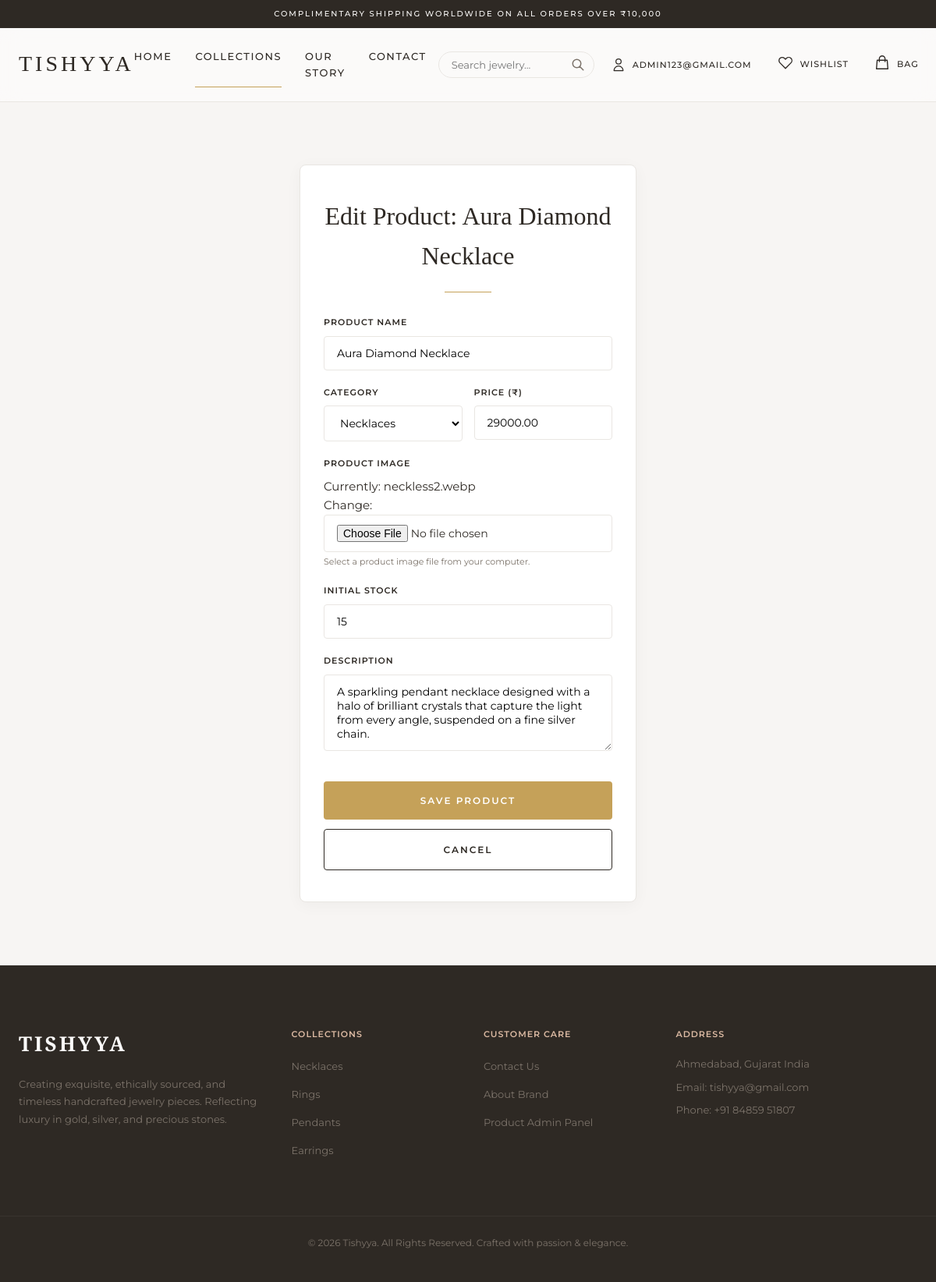
Page /products/manage/edit/25/ (signed in) on the committed database.
### shop/models.py (models this page shows, shortened)
class Product(models.Model):
    CATEGORY_CHOICES = [
        ('Necklaces', 'Necklaces'),
        ('Rings', 'Rings'),
        ('Pendants', 'Pendants'),
        ('Earrings', 'Earrings'),
    ]
    name = models.CharField(max_length=255)
    description = models.TextField()
    price = models.DecimalField(max_digits=10, decimal_places=2)
    image = models.ImageField(upload_to='', default='1-Necklace-RG.webp', help_text="Upload product image")
    category = models.CharField(max_length=50, choices=CATEGORY_CHOICES, default='Necklaces')
    stock = models.IntegerField(default=10)
    created_at = models.DateTimeField(auto_now_add=True)

### shop/views.py (the view)
# urls.py: path('products/manage/edit/<int:pk>/', views.edit_product, name='edit_product'),
@user_passes_test(lambda u: u.is_superuser, login_url='login')
def edit_product(request, pk):
    product = get_object_or_404(Product, pk=pk)
    if request.method == 'POST':
        form = ProductForm(request.POST, request.FILES, instance=product)
        if form.is_valid():
            form.save()
            messages.success(request, f"Product '{product.name}' was successfully updated.")
            return redirect('manage_products')
    else:
        form = ProductForm(instance=product)
    return render(request, 'shop/product_form.html', {'form': form, 'title': f'Edit Product: {product.name}', 'product': product})

### shop/forms.py
class ProductForm(forms.ModelForm):
    class Meta:
        model = Product
        fields = ['name', 'category', 'price', 'image', 'description', 'stock']
        widgets = {
            'name': forms.TextInput(attrs={'placeholder': 'Product Name', 'class': 'form-input'}),
            'category': forms.Select(attrs={'class': 'form-input'}),
            'price': forms.NumberInput(attrs={'placeholder': '0.00', 'class': 'form-input', 'step': '0.01'}),
            'image': forms.ClearableFileInput(attrs={'class': 'form-input'}),
            'description': forms.Textarea(attrs={'placeholder': 'Product Description...', 'class': 'form-input', 'rows': 4}),
            'stock': forms.NumberInput(attrs={'placeholder': '10', 'class': 'form-input'}),
        }

### shop/views.py (called while the page is built)
def global_shop_context(request):
    cart = None
    wishlist = None
    cart_count = 0
    wishlist_count = 0
    if request.user.is_authenticated:
        cart = Cart.objects.filter(user=request.user).first()
        wishlist = Wishlist.objects.filter(user=request.user).first()
    else:
        session_key = request.session.session_key
        if session_key:
            cart = Cart.objects.filter(session_key=session_key).first()
            wishlist = Wishlist.objects.filter(session_key=session_key).first()
    if cart:
        cart_count = sum(item.quantity for item in cart.items.all())
    if wishlist:
        wishlist_count = wishlist.items.count()
    return {
        'global_cart_count': cart_count,
        'global_wishlist_count': wishlist_count,
    }

### shop/templates/shop/product_form.html (shortened to what this page needs)
{% extends 'shop/base.html' %}
{% block content %}
<section class="section product-form-page bg-cream">
    <div class="container max-w-sm">
        <div class="form-card">
            <h2 class="form-card-title text-center">{{ title }}</h2>
            <div class="divider"></div>
            <form method="POST" enctype="multipart/form-data" class="crud-form">
                <div class="form-field">
                    <label for="id_name">Product Name</label>
                    {{ form.name }}
                </div>
                <div class="form-row-two-col">
                    <div class="form-field">
                        <label for="id_category">Category</label>
                        {{ form.category }}
                    </div>
                    <div class="form-field">
                        <label for="id_price">Price (₹)</label>
                        {{ form.price }}
                    </div>
                </div>
                <div class="form-field">
                    <label for="id_image">Product Image</label>
                    {{ form.image }}
                    <span class="field-help-text">Select a product image file from your computer.</span>
                </div>
                <div class="form-field">
                    <label for="id_stock">Initial Stock</label>
                    {{ form.stock }}
                </div>
                <div class="form-field">
                    <label for="id_description">Description</label>
                    {{ form.description }}
                </div>
                <div class="form-actions mt-4">
                    <button type="submit" class="btn btn-gold btn-large w-100">Save Product</button>
                    <a href="{% url 'manage_products' %}" class="btn btn-outline btn-large w-100 text-center block mt-2">Cancel</a>
                </div>
            </form>
        </div>
    </div>
</section>
{% endblock %}

### shop/templates/shop/base.html (shortened to what this page needs)
{% load static %}
<!DOCTYPE html>
<html lang="en">
<head>
    <link rel="stylesheet" href="{% static 'shop/css/style.css' %}">
</head>
<body>
    <div class="announcement-bar">
        <span>COMPLIMENTARY SHIPPING WORLDWIDE ON ALL ORDERS OVER ₹10,000</span>
    </div>
    <header class="main-header">
        <div class="header-container">
            <a href="{% url 'indexpage' %}" class="logo-link">
                {% if logo_exists %}
                    <img src="{% static 'logo.avif' %}" alt="Tishyya Logo" class="brand-logo">
                {% else %}
                    <span class="logo-text">TISHYYA</span>
                {% endif %}
            </a>
            <nav class="nav-links">
                <a href="{% url 'indexpage' %}" class="nav-link">Home</a>
                <a href="{% url 'catalog' %}" class="nav-link">Collections</a>
                <a href="{% url 'about' %}" class="nav-link">Our Story</a>
                <a href="{% url 'contact' %}" class="nav-link">Contact</a>
            </nav>
            <form action="{% url 'catalog' %}" method="GET" class="header-search-form">
                <div class="search-input-wrapper">
                    <input type="text" name="q" placeholder="Search jewelry..." value="{{ request.GET.q }}" class="search-input" required>
                    <button type="submit" class="search-submit-btn">
                        <svg fill="none" viewBox="0 0 24 24" stroke="currentColor" width="18" height="18">
                            <path stroke-linecap="round" stroke-linejoin="round" stroke-width="2" d="M21 21l-6-6m2-5a7 7 0 11-14 0 7 7 0 0114 0z" />
                        </svg>
                    </button>
                </div>
            </form>
            <div class="header-actions">
                <div class="account-dropdown">
                    <button class="action-btn account-trigger">
                        <svg fill="none" viewBox="0 0 24 24" stroke="currentColor" width="20" height="20">
                            <path stroke-linecap="round" stroke-linejoin="round" stroke-width="1.5" d="M16 7a4 4 0 11-8 0 4 4 0 018 0zM12 14a7 7 0 00-7 7h14a7 7 0 00-7-7z" />
                        </svg>
                        <span class="action-label">
                            {% if user.is_authenticated %}{{ user.username }}{% else %}Account{% endif %}
                        </span>
                    </button>
                </div>
                <a href="{% url 'wishlist_detail' %}" class="action-btn wishlist-link" title="Wishlist">
                    <span class="badge-wrapper">
                        <svg fill="none" viewBox="0 0 24 24" stroke="currentColor" class="heart-icon" width="22" height="22">
                            <path stroke-linecap="round" stroke-linejoin="round" stroke-width="1.5" d="M4.318 6.318a4.5 4.5 0 000 6.364L12 20.364l7.682-7.682a4.5 4.5 0 00-6.364-6.364L12 7.636l-1.318-1.318a4.5 4.5 0 00-6.364 0z" />
                        </svg>
                    </span>
                    <span class="action-label">Wishlist</span>
                </a>
                <a href="{% url 'cart_detail' %}" class="action-btn cart-link" title="Shopping Cart">
                    <span class="badge-wrapper">
                        <svg fill="none" viewBox="0 0 24 24" stroke="currentColor" width="22" height="22">
                            <path stroke-linecap="round" stroke-linejoin="round" stroke-width="1.5" d="M16 11V7a4 4 0 00-8 0v4M5 9h14l1 12H4L5 9z" />
                        </svg>
                    </span>
                    <span class="action-label">Bag</span>
                </a>
            </div>
        </div>
    </header>
    <main class="page-content">
        {% block content %}
        {% endblock %}
    </main>
    <footer class="main-footer">
        <div class="footer-container">
            <div class="footer-column brand-column">
                <h3 class="footer-title">TISHYYA</h3>
                <p class="footer-description">Creating exquisite, ethically sourced, and timeless handcrafted jewelry pieces. Reflecting luxury in gold, silver, and precious stones.</p>
            </div>
            <div class="footer-column">
                <h4 class="footer-subtitle">Collections</h4>
                <ul class="footer-links">
                    <li><a href="{% url 'catalog' %}?category=Necklaces">Necklaces</a></li>
                    <li><a href="{% url 'catalog' %}?category=Rings">Rings</a></li>
                    <li><a href="{% url 'catalog' %}?category=Pendants">Pendants</a></li>
                    <li><a href="{% url 'catalog' %}?category=Earrings">Earrings</a></li>
                </ul>
            </div>
            <div class="footer-column">
                <h4 class="footer-subtitle">Customer Care</h4>
                <ul class="footer-links">
                    <li><a href="{% url 'contact' %}">Contact Us</a></li>
                    <li><a href="{% url 'about' %}">About Brand</a></li>
                    {% if user.is_superuser %}
                        <li><a href="{% url 'manage_products' %}">Product Admin Panel</a></li>
                    {% endif %}
                </ul>
            </div>
            <div class="footer-column contact-column">
                <h4 class="footer-subtitle">address</h4>
                <p>Ahmedabad, Gujarat India</p>
                <p>Email: tishyya@gmail.com</p>
                <p>Phone: +91 84859 51807</p>
            </div>
        </div>
        <div class="footer-bottom">
            <p>&copy; {% now "Y" %} Tishyya. All Rights Reserved. Crafted with passion & elegance.</p>
        </div>
    </footer>
</body>
</html>

### rows in the picture
Product: name "Aura Diamond Necklace", category "Necklaces", price "29000.00", stock "15", description "A sparkling pendant necklace designed with a halo of brilliant crystals that capture the light from every angle, suspended on a fine silver chain."

### other values in the picture
{{ user.username }} "ADMIN123@GMAIL.COM"
{{ title }} "Edit Product: Aura Diamond Necklace"
